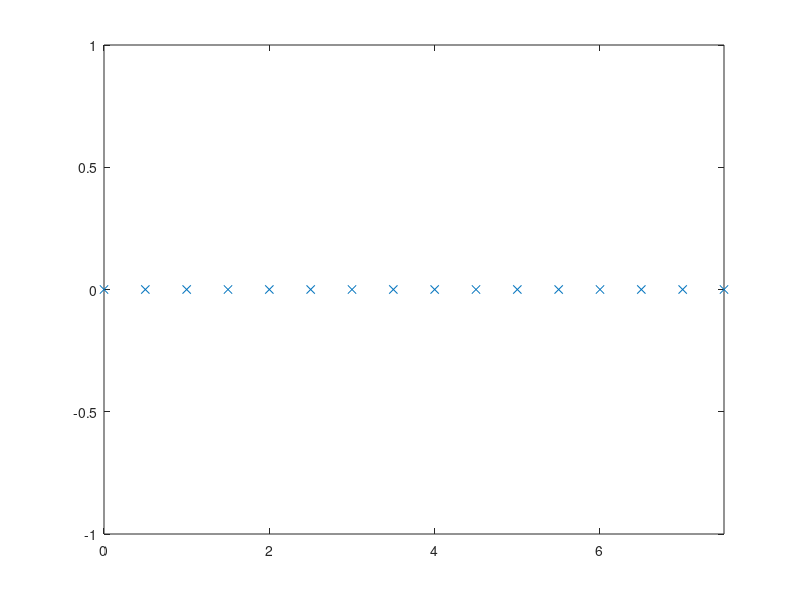

Write the MATLAB code that produced this figure. (Note: this script raises an error after producing the figure.)
%%
%  Random Spacing Linear Array Side Lobe Optimization
%
%  Version 1
%  Zhengyu Peng
%%

clear;

%% Configuration
wavelength=1;
k=2*pi/wavelength;   % wave number
angleStep=0.05;
theta=0:angleStep:360;
elementNumber=16;
spacingMIN=0.5; % minimum space between two elements
spacingMAX=3.5;   % maximum space between two elements
mainbeam=20;     % width of the main lobe
mainbeam1=14;     % width of the main lobe
thetaM=40;      % location of the main lobe
thetaM1=110;

%% random spacing
% d0, d1, d2, d3, d4, d5, d6, d7, d8, d9, d10, d11, d12, d13, d14

% d=spacingMIN + (spacingMAX-spacingMIN).*rand(1,elementNumber-1);
% d=[0,d];

%% random symmetrical spacing
% d0, d1, d2, d3, d4, d5, d6, d7, d6, d5, d4, d3, d2, d1, d0

% d=[spacingMIN/2 + (spacingMAX/2-spacingMIN/2).*rand(1), spacingMIN + (spacingMAX-spacingMIN).*rand(1,elementNumber/2-1)];
% d1=fliplr(d);
% d=[0,d1(1:length(d1)-1),d1(length(d1))+d(1),d(2:length(d))];

%% random spacing + shift
% d0, d1, d2, d3, d4, d5, d6, d7, d0, d1, d2, d3, d4, d5, d6

% d=spacingMIN + (spacingMAX-spacingMIN).*rand(1,elementNumber/2-1);
% d=[0,d,spacingMIN*2 + (spacingMAX*2-spacingMIN*2).*rand(1),d];

%% uniform spacing
d=[0,0.5*ones(1,elementNumber-1)];

%%
for nn=2:length(d)
    d(nn)=d(nn-1)+d(nn);
end

figure(1);
plot(d,zeros(1,length(d)),'x');
axis([0,d(length(d)),-1,1]);

%% Array factor
A=zeros(length(theta),elementNumber);
for nn=1:length(d)
    A(:,nn)=exp(1i*k*d(nn)*cosd(theta));
end

%% Main lobe
A_M=zeros(1,elementNumber);
for nn=1:length(d)
    A_M(:,nn)=exp(1i*k*d(nn)*cosd(thetaM));
end

A_M1=zeros(1,elementNumber);
for nn=1:length(d)
    A_M1(:,nn)=exp(1i*k*d(nn)*cosd(thetaM1));
end

%% Side lobe
theta_SL=[0:angleStep:thetaM-mainbeam/2,thetaM+mainbeam/2:angleStep:thetaM1-mainbeam1/2,thetaM1+mainbeam1/2:angleStep:180];
%theta_ML=90+mainbeam/2:angleStep:180;

A_SL=zeros(length(theta_SL),elementNumber);
for nn=1:length(d)
    A_SL(:,nn)=exp(1i*k*d(nn)*cosd(theta_SL));
end

%% Optimization
cvx_begin %quiet
variable w(elementNumber) complex
minimize( max(abs(A_SL*w)) )
subject to
A_M*w==1;
A_M1*w==1;
cvx_end

%% Plot result
%w=ones(1,elementNumber)';
figure(2);
plot(theta,20*log10(abs(A*w))-max(20*log10(abs(A*w))));
axis([0,180,-30,0]);
